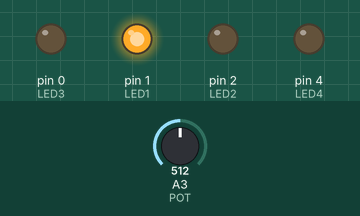
Bench run of a sketch on a simulated Arduino Uno, built with avr-gcc and run on an emulated ATmega328P. On the bench: output pins drawn as LEDs (lit = HIGH). Dashed ring = blinking. Inputs (shaded band) come from the test bench; at power-on: A3 (POT) = 512.

Above: at 1.3 s.
1.4 s: A3 (POT) set to 501
4.5 s: A3 (POT) set to 487
7.6 s: A3 (POT) set to 0
At 8.2 s:
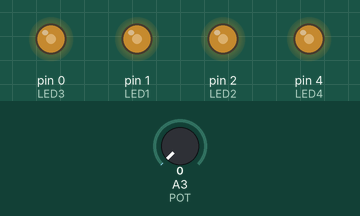
9.4 s: A3 (POT) set to 122
At 9.58 s:
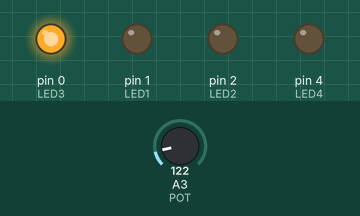
12.5 s: A3 (POT) set to 511
At 12.9 s:
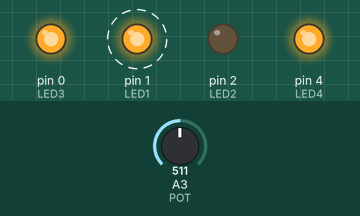
15.6 s: A3 (POT) set to 306
At 17.01 s:
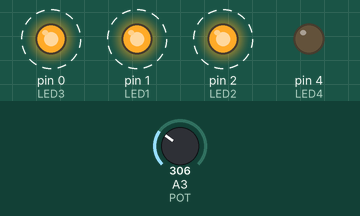
Timing chart, 0 to 19.7 s (numbered marks = the images above; inputs shaded):
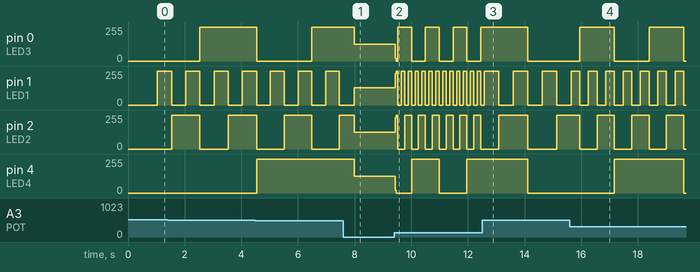

The sketch:

AT85Flasher.ino
```cpp
/* AT85Flasher  29/05/2015  D.J.Whale
 *
 * Flashes LEDs on an AT85, at a rate set by a pot.
 */

#define POT A3  // pin 2 ADC3
#define LED1 1  // pin 6 PB1
#define LED2 2  // pin 7 PB2
#define LED3 0  // pin 5 PB0
#define LED4 4  // pin 3 PB4

void setup()
{
  pinMode(LED1, OUTPUT);
  pinMode(LED2, OUTPUT);
  pinMode(LED3, OUTPUT);
  pinMode(LED4, OUTPUT);
}

byte pattern = 0;

void loop()
{
  // Read the pot and delay proportional to it's position
  int potPos = analogRead(POT); // 10 bits (0..1023)
  //int potPos = 100;
  delay(potPos); // 1..1023ms i.e. 1ms to about 1 sec

  // Binary count on the 4 LEDs, so LED1 will run 4 times faster than LED4
  digitalWrite(LED1, (pattern & 1) ? true : false);
  digitalWrite(LED2, (pattern & 2) ? true : false);
  digitalWrite(LED3, (pattern & 4) ? true : false);
  digitalWrite(LED4, (pattern & 8) ? true : false);

  // Choose next pattern
  pattern += 1;
}
```

Measured:
- after the input at 7.6 s, pin 0 (LED3), pin 4 (LED4): 255/255 → 126/255 after 0.39 s; pin 2 (LED2): 255/255 → 127/255 after 0.39 s
- after the input at 9.4 s, pin 1 (LED1): 128/255 → 235/255 at once, then moves between 0/255 and 255/255, repeating every 0.98 s; pin 4 (LED4): 126/255 → 0/255 at once, → 255/255 0.58 s later, → 0/255 0.98 s later, → 255/255 0.98 s later
- after the input at 12.5 s, pin 1 (LED1): alternates 255/255 for 0.51 s and 0/255 for 0.51 s, starting after 0.59 s
- after the input at 15.6 s, pin 1 (LED1): alternates 255/255 for 0.31 s and 0/255 for 0.31 s, starting after 0.35 s; pin 2 (LED2): alternates 255/255 for 0.61 s and 0/255 for 0.61 s, starting after 0.35 s; pin 4 (LED4): 0/255 → 255/255 after 1.6 s instead of 2.6 s
- by itself, pin 1 (LED1): alternates 255/255 for 0.49 s and 0/255 for 0.49 s
- by itself, pin 2 (LED2): alternates 255/255 for 0.97 s and 0/255 for 0.97 s
